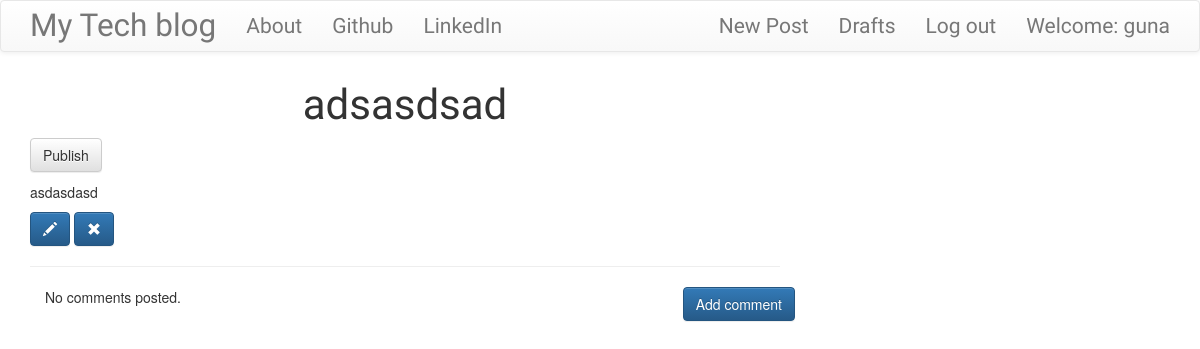
The app's page /post/5/ (signed in), older data.
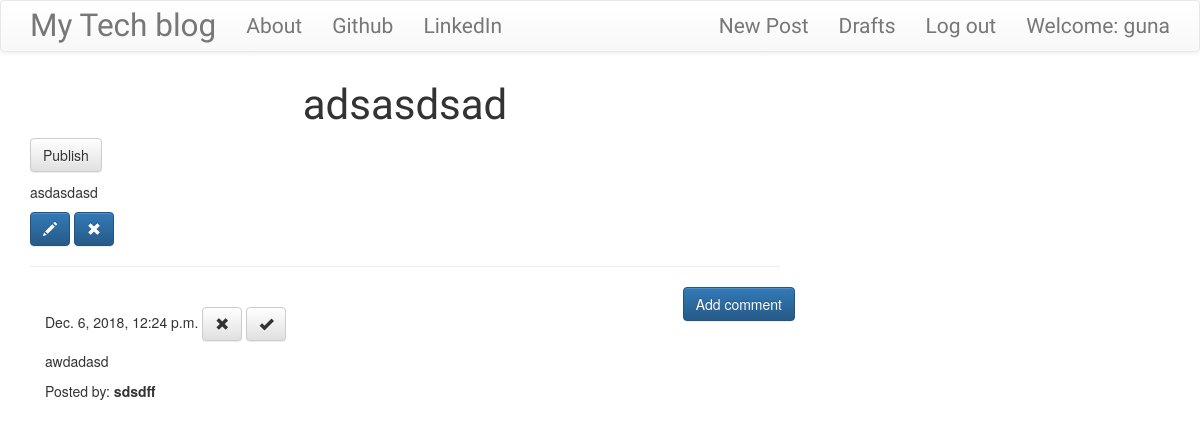
The same page, newer data.
### blog/models.py (models this page shows, shortened)
class Post(models.Model):
    author = models.ForeignKey('auth.User', on_delete=models.CASCADE)
    title = models.CharField(max_length=200)
    text = models.TextField()
    created_date = models.DateTimeField(default=timezone.now)
    published_date = models.DateTimeField(blank=True, null=True)

class Comment(models.Model):
    post = models.ForeignKey('blog.Post', related_name='comments',on_delete=models.CASCADE,)
    author = models.CharField(max_length=200)
    text = models.TextField()
    created_date = models.DateTimeField(default=timezone.now)
    approved_comment = models.BooleanField(default=False)

### blog/views.py (the view)
# urls.py: path('post/<int:pk>/',views.PostDetailView.as_view(),name='post_detail'),
class PostDetailView(DetailView):
    model = Post

### blog/templates/blog/post_detail.html
{% extends 'blog/base.html' %}
{% block content %}
        <h1 class='posttitle loader'>{{ post.title }}</h1>
        {% if post.published_date %}
            <div class="date postdate">
                {{ post.published_date }}
            </div>
        {% else %}
            <a class="btn btn-default" href="{% url 'post_publish' pk=post.pk %}">Publish</a>
        {% endif %}
    <p class='postcontent' >{{ post.text|safe|linebreaksbr }}</p>
    {% if user.is_authenticated %}
        <a class="btn btn-primary" href="{% url 'post_edit' pk=post.pk %}"><span class="glyphicon glyphicon-pencil"></span></a>
        <a class="btn btn-primary" href="{% url 'post_remove' pk=post.pk %}"><span class="glyphicon glyphicon-remove"></span></a>
    {% endif %}
<hr>
<a class="btn btn-primary btn-comment" href="{% url 'add_comment_to_post' pk=post.pk %}">Add comment</a>
<div class="container">
{% for comment in post.comments.all %}
<br>
    {% if user.is_authenticated or comment.approved_comment %}
            {{ comment.created_date }}
            {% if not comment.approved_comment %}
                    <a class="btn btn-default" href="{% url 'comment_remove' pk=comment.pk %}"><span class="glyphicon glyphicon-remove"></span></a>
                    <a class="btn btn-default" href="{% url 'comment_approve' pk=comment.pk %}"><span class="glyphicon glyphicon-ok"></span></a>
            {% endif %}
        <p>{{ comment.text|safe|linebreaks }}</p>
        <p>Posted by: <strong>{{ comment.author }}</strong></p>
    {% endif %}
{% empty %}
    <p>No comments posted.</p>
{% endfor %}
</div>
{% endblock %}

### blog/templates/blog/base.html (shortened to what this page needs)
<!DOCTYPE html>
{% load staticfiles %}
<html>
    <head>
        <link rel="stylesheet" href="https://maxcdn.bootstrapcdn.com/bootstrap/3.3.7/css/bootstrap.min.css">
        <link rel="stylesheet" href="https://maxcdn.bootstrapcdn.com/bootstrap/3.3.7/css/bootstrap-theme.min.css">
        <link rel="stylesheet" href="//cdn.jsdelivr.net/medium-editor/latest/css/medium-editor.min.css" type="text/css" media="screen" charset="utf-8">
        <link rel="stylesheet" href="{% static 'css/blog.css' %}">
<body class='loader'>
  <nav class="navbar navbar-default techfont custom-navbar">
    <div class="container">
      <ul class="nav navbar-nav">
        <li><a class='navbar-brand bigbrand' href="{% url 'post_list' %}">My Tech blog</a></li>
        <li><a href="{% url 'about'%}">About</a></li>
        <li><a href="https://www.github.com">Github</a></li>
        <li><a href="https://www.linkedin.com">LinkedIn</a></li>
      </ul>
      <ul class="nav navbar-nav navbar-right">
        {% if user.is_authenticated %}
        <li>
          <a href="{% url 'post_new' %}" >New Post</a>
        </li>
        <li>
          <a href="{% url 'post_draft_list' %}">Drafts</a>
        </li>
        <li>
          <a href="{% url 'logout' %}" >Log out</a>
        </li>
        <li>
          <a >Welcome: {{ user.username }}</a>
        </li>
          {% else %}
          <li><a class='nav navbar-right' href="{% url 'login' %}" ><span class="glyphicon glyphicon-user"></span></a></li>
        {% endif %}
      </ul>
  </div>
</nav>
        <div class="content container">
            <div class="row">
                <div class="col-md-8">
                  <div class="blog_posts">
                    {% block content %}
                    {% endblock %}
                  </div>
                </div>
            </div>
        </div>
</body>
</html>

### blog/static/css/blog.css (style rules this page uses)
.techfont { font-family: 'Russo One', sans-serif; font-size: 1.5em; margin-bottom: 10px; }
.posttitle { font-family: 'Russo One', sans-serif; font-size: 3em; text-align: center; }
.postcontent { font-family: 'Montserrat'; font-size: 1.5em; }
.btn-comment { position: absolute; right: 0px; }
.bigbrand { font-size: 1.5em; }
.loader { filter:hue-rotate(0deg); color: linear-gradient(45deg,#0f8,#08f); animation:hue 5000ms infinite linear; }

Row changes from the older to the newer data that the page shows:
added Comment: created_date "Dec. 6, 2018, 12:24 p.m.", approved_comment False (drawn), text "awdadasd", author "sdsdff"
Text that changed along with them:
text no longer shown: "No comments posted."
